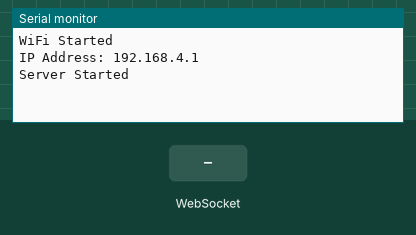
Bench run of a sketch on a simulated ESP32. On the bench: the last lines printed to the serial monitor. Inputs (shaded band) come from the test bench.

Above: at 1.2 s.
1.3 s: WebSocket text "1" received
At 2.5 s:
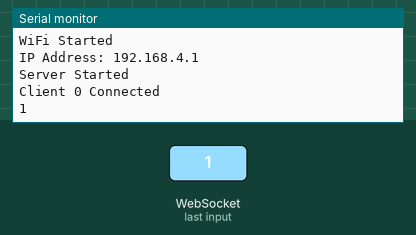
2.8 s: WebSocket text "0" received
At 3.8 s:
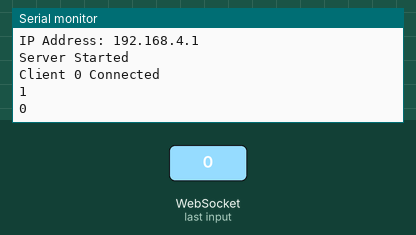

The sketch:

WEB_SERVER.ino
```cpp
#include <WiFi.h>
#include <WebServer.h>
#include <WebSocketsServer.h>

const char* ssid = "ESP32 CHAT SERVER BY HEC";
const char* password = "123HEC456";

WebServer server(80);
WebSocketsServer webSocket(81);

// Temporary webpage
String webpage = R"rawliteral(
<!DOCTYPE html>
<html>
<head>
<title>MY WORLD</title>
</head>
<body>

<h2>Chat Server</h2>

<input id="msg" type="text" placeholder="Enter message">
<button onclick="sendMsg()">Send</button>

<div id="chat"></div>

<script>

var gateway = "ws://" + window.location.hostname + ":81/";
var websocket;

window.onload = function(){
    websocket = new WebSocket(gateway);

    websocket.onmessage = function(event){
        document.getElementById("chat").innerHTML +=
        "<p>" + event.data + "</p>";
    };
}

function sendMsg(){

    var text = document.getElementById("msg").value;

    websocket.send(text);

    document.getElementById("msg").value="";
}

</script>

</body>
</html>
)rawliteral";

void webSocketEvent(uint8_t num,
                    WStype_t type,
                    uint8_t * payload,
                    size_t length)
{

    switch(type)
    {

        case WStype_CONNECTED:
        {
            Serial.printf("Client %u Connected\n", num);
            break;
        }

        case WStype_DISCONNECTED:
        {
            Serial.printf("Client %u Disconnected\n", num);
            break;
        }

        case WStype_TEXT:
        {
            String msg = String((char*)payload);

            Serial.println(msg);

            // Broadcast message to everyone
            webSocket.broadcastTXT(msg);

            break;
        }

        default:
        break;
    }
}

void setup()
{

    Serial.begin(115200);

    WiFi.softAP(ssid, password);

    Serial.println();
    Serial.println("WiFi Started");
    Serial.print("IP Address: ");
    Serial.println(WiFi.softAPIP());

    server.on("/", []()
    {
        server.send(200, "text/html", webpage);
    });

    server.begin();

    webSocket.begin();
    webSocket.onEvent(webSocketEvent);

    Serial.println("Server Started");
}

void loop()
{
    server.handleClient();
    webSocket.loop();
}
```

Measured:
- after the input at 1.3 s, the serial monitor: prints a new line at once (image 1)
- after the input at 2.8 s, the serial monitor: prints a new line at once (image 2)
